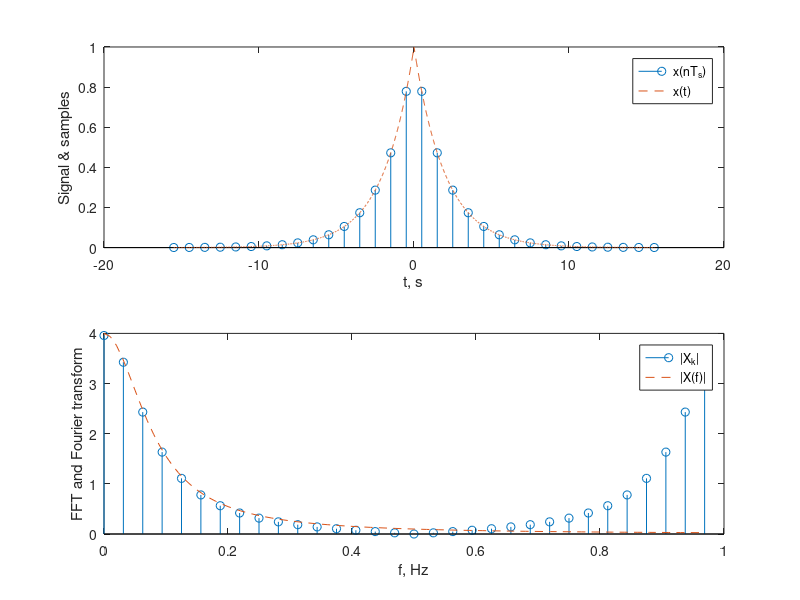

Here is the MATLAB script that generated this plot:
% ﬁle: c2ce3
%
clf
tau = 2;
Ts = 1;
fs = 1/Ts;
ts = -15.5:Ts:15.5;
N = length(ts);
fss = 0:fs/N:fs-fs/N;
xss = exp(-abs(ts)/tau);
Xss = fft(xss);
t = -15.5:.01:15.5;
f = 0:.01:fs-fs/N;
X = 2*fs*tau./(1+(2*pi*f*tau).^2);
subplot(2,1,1), stem(ts, xss)
hold on
subplot(2,1,1), plot(t, exp(-abs(t)/tau), '--'), xlabel('t, s'), ylabel('Signal & samples'),legend('x(nT_s)', 'x(t)')
subplot(2,1,2), stem(fss, abs(Xss))
hold on
subplot(2,1,2), plot(f, X, '--'), xlabel('f, Hz'), ylabel('FFT and Fourier transform')
legend('|X_k|', '|X(f)|')
% End of script ﬁle